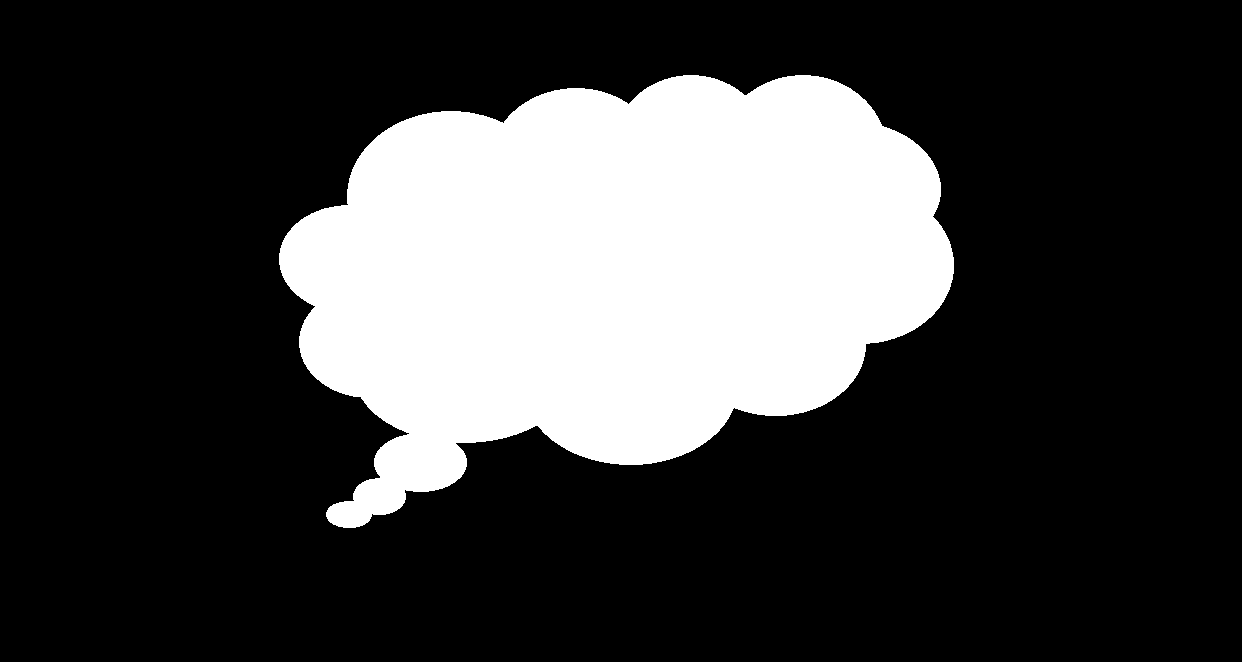
#> input picture images/shape_features.png, 1242 x 662 px
$ python contours_functionality.py
#> lines starting #> are read from the running program, lines starting #| are printed output that depends on the picture; after the words box and inside, x2 and y2 are one past the last pixel; in counts of white or black regions, pixels touching at a corner belong together
"""
OpenCV functionality related to contours
"""

# Import required packages:
import numpy as np
import cv2
from matplotlib import pyplot as plt


def extreme_points_2(contour):
    """Returns extreme points of the contour"""

    extreme_left = tuple(contour[contour[:, :, 0].argmin()][0])
    extreme_right = tuple(contour[contour[:, :, 0].argmax()][0])
    extreme_top = tuple(contour[contour[:, :, 1].argmin()][0])
    extreme_bottom = tuple(contour[contour[:, :, 1].argmax()][0])

    return extreme_left, extreme_right, extreme_top, extreme_bottom


def extreme_points(contour):
    """Returns extreme points of the contour"""

    index_min_x = contour[:, :, 0].argmin()
    index_min_y = contour[:, :, 1].argmin()
    index_max_x = contour[:, :, 0].argmax()
    index_max_y = contour[:, :, 1].argmax()

    extreme_left = tuple(contour[index_min_x][0])
    extreme_right = tuple(contour[index_max_x][0])
    extreme_top = tuple(contour[index_min_y][0])
    extreme_bottom = tuple(contour[index_max_y][0])

    return extreme_left, extreme_right, extreme_top, extreme_bottom


def array_to_tuple(arr):
    """Converts array to tuple"""

    return tuple(arr.reshape(1, -1)[0])


def draw_contour_points(img, cnts, color):
    """Draw all points from a list of contours"""

    for cnt in cnts:
        # print(cnt.shape)
        squeeze = np.squeeze(cnt)
        # print(squeeze.shape)

        for p in squeeze:
            pp = array_to_tuple(p)
            cv2.circle(img, pp, 10, color, -1)

    return img


def draw_contour_outline(img, cnts, color, thickness=1):
    """ Draws contours outlines of each contour """

    for cnt in cnts:
        cv2.drawContours(img, [cnt], 0, color, thickness)


def show_img_with_matplotlib(color_img, title, pos):
    """Shows an image using matplotlib capabilities"""

    # Convert BGR image to RGB
    img_RGB = color_img[:, :, ::-1]

    ax = plt.subplot(3, 2, pos)
    plt.imshow(img_RGB)
    plt.title(title)
    plt.axis('off')


# Create the dimensions of the figure and set title:
fig = plt.figure(figsize=(13, 9))
plt.suptitle("Functionality related to contours", fontsize=14, fontweight='bold')
fig.patch.set_facecolor('silver')

# Load the image and convert it to grayscale:
image = cv2.imread("../images/shape_features.png")
#> image is the input picture: shape (662, 1242, 3); 24.8% white; 1 white region, box (x1, y1, x2, y2) and area: (279, 75, 954, 528) 203750
gray_image = cv2.cvtColor(image, cv2.COLOR_BGR2GRAY)
#> gray_image: shape (662, 1242); 24.8% white; 1 white region

# Apply cv2.threshold() to get a binary image:
ret, thresh = cv2.threshold(gray_image, 50, 255, cv2.THRESH_BINARY)

# Find contours using the thresholded image:
# Note: cv2.findContours() has been changed to return only the contours and the hierarchy
contours, hierarchy = cv2.findContours(thresh, cv2.RETR_EXTERNAL, cv2.CHAIN_APPROX_NONE)
#> contours = 1 contour; box (x1, y1, x2, y2) and area: (279, 75, 954, 528) 202785

# Show the number of detected contours:
print("detected contours: '{}' ".format(len(contours)))
#| detected contours: '1'

# Create copy of the original image to perform the visualization of each operation:
boundingRect_image = image.copy()
minAreaRect_image = image.copy()
fitEllipse_image = image.copy()
minEnclosingCircle_image = image.copy()
approxPolyDP_image = image.copy()

# 1. cv2.boundingRect():
x, y, w, h = cv2.boundingRect(contours[0])
#> x = 279; y = 75; w = 675; h = 453
cv2.rectangle(boundingRect_image, (x, y), (x + w, y + h), (0, 255, 0), 5)
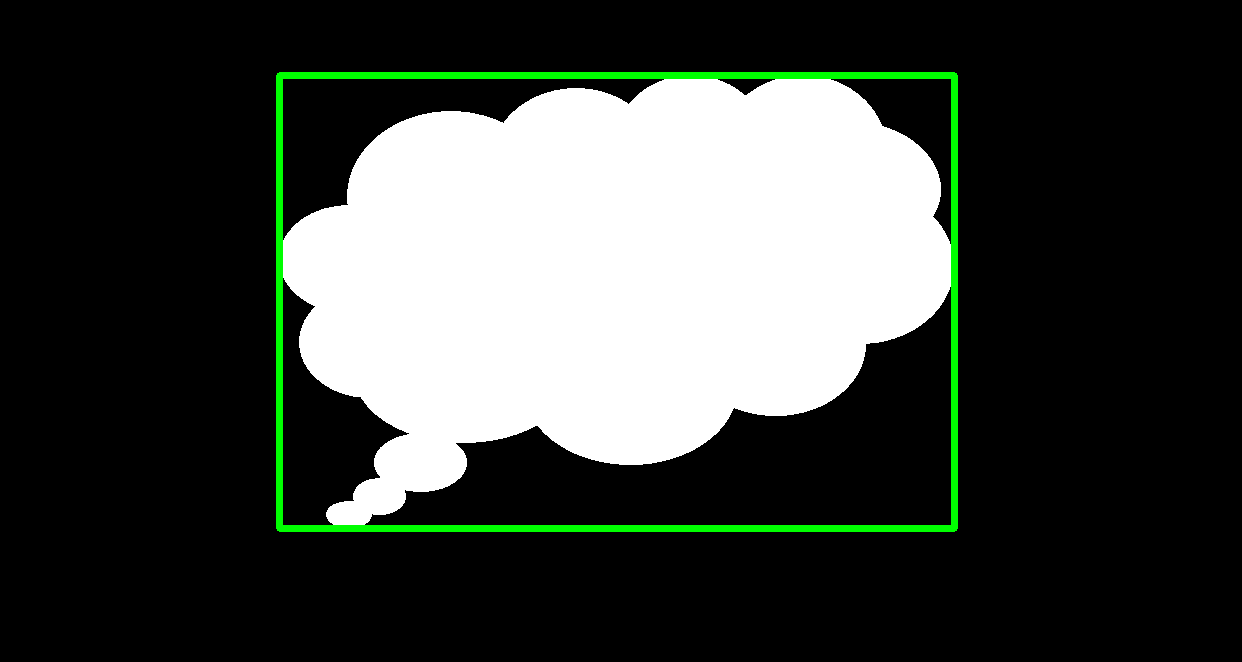
#> boundingRect_image: shape (662, 1242, 3); 1.92% of pixels changed, all inside (x1, y1, x2, y2) = (276, 72, 958, 532)

# 2. cv2.minAreaRect():
rotated_rect = cv2.minAreaRect(contours[0])
#> rotated_rect = ((616.3, 271.4), (670.6, 389.6), -12.17)
box = cv2.boxPoints(rotated_rect)
#> box = [[329.6, 532.5], [247.4, 151.7], [903, 10.26], [985.1, 391.1]]
box = np.int0(box)
#> box = [[329, 532], [247, 151], [902, 10], [985, 391]]
cv2.polylines(minAreaRect_image, [box], True, (0, 0, 255), 5)
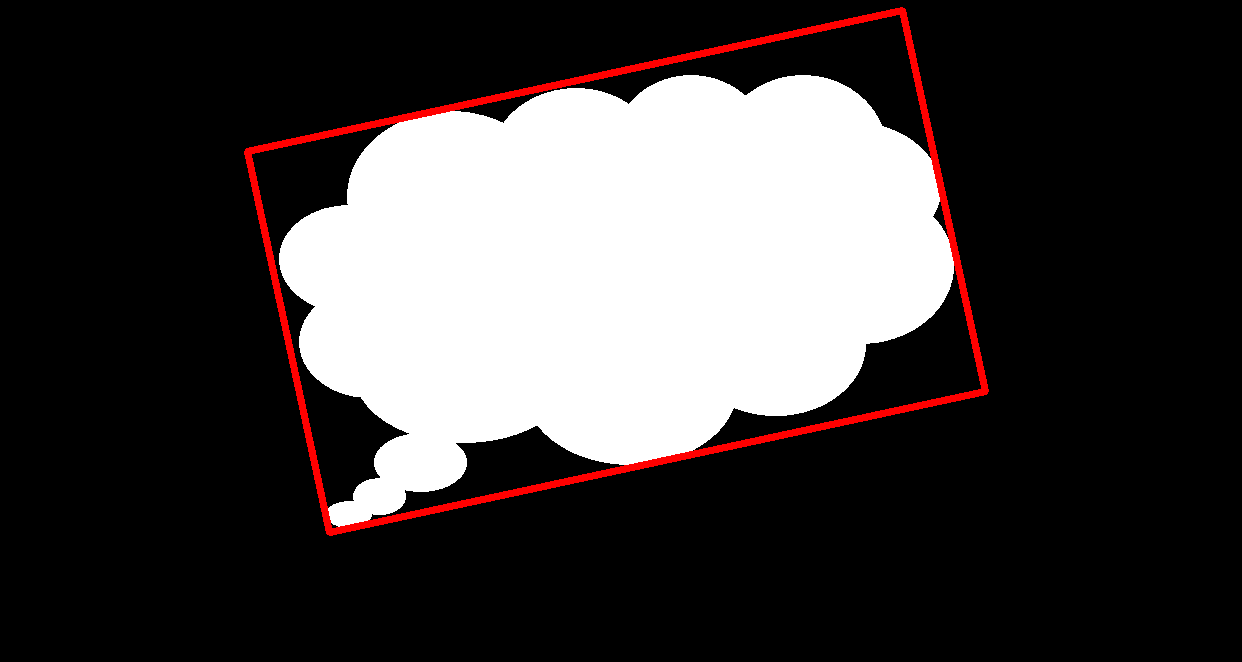
#> minAreaRect_image: shape (662, 1242, 3); 1.84% of pixels changed, all inside (x1, y1, x2, y2) = (244, 7, 989, 536)

# 3. cv2.minEnclosingCircle():
(x, y), radius = cv2.minEnclosingCircle(contours[0])
#> x = 622.5; y = 327.8; radius = 351.6
center = (int(x), int(y))
#> center = (622, 327)
radius = int(radius)
#> radius = 351
cv2.circle(minEnclosingCircle_image, center, radius, (255, 0, 0), 5)
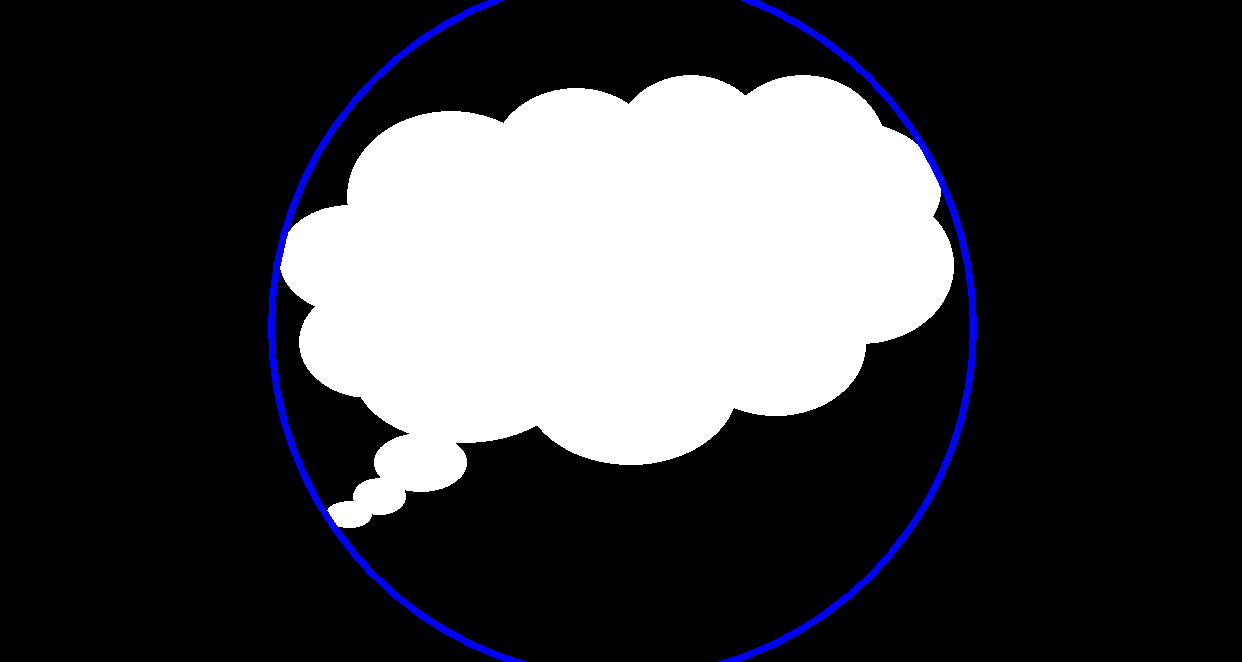
#> minEnclosingCircle_image: shape (662, 1242, 3); 1.46% of pixels changed, all inside (x1, y1, x2, y2) = (268, 0, 977, 662)

# 4. cv2.fitEllipse():
ellipse = cv2.fitEllipse(contours[0])
#> ellipse = ((601.7, 277.4), (390.6, 712.2), 75.32)
cv2.ellipse(fitEllipse_image, ellipse, (0, 255, 255), 5)
#> fitEllipse_image: shape (662, 1242, 3); 1.5% of pixels changed, all inside (x1, y1, x2, y2) = (251, 65, 953, 491)

# 5. cv2.approxPolyDP():
epsilon = 0.01 * cv2.arcLength(contours[0], True)
#> epsilon = 22.49
approx = cv2.approxPolyDP(contours[0], epsilon, True)
#> approx = contour of 14 points, box (x1, y1, x2, y2) (279, 75, 950, 521), area 195202
draw_contour_outline(approxPolyDP_image, [approx], (255, 255, 0), 5)
#> the loop in draw_contour_outline, `for cnt in cnts:` made 1 pass
draw_contour_points(approxPolyDP_image, [approx], (255, 0, 255))
#> the loop in draw_contour_points, `for cnt in cnts:` made 1 pass
#> after the loop in draw_contour_points, `for cnt in cnts:`:
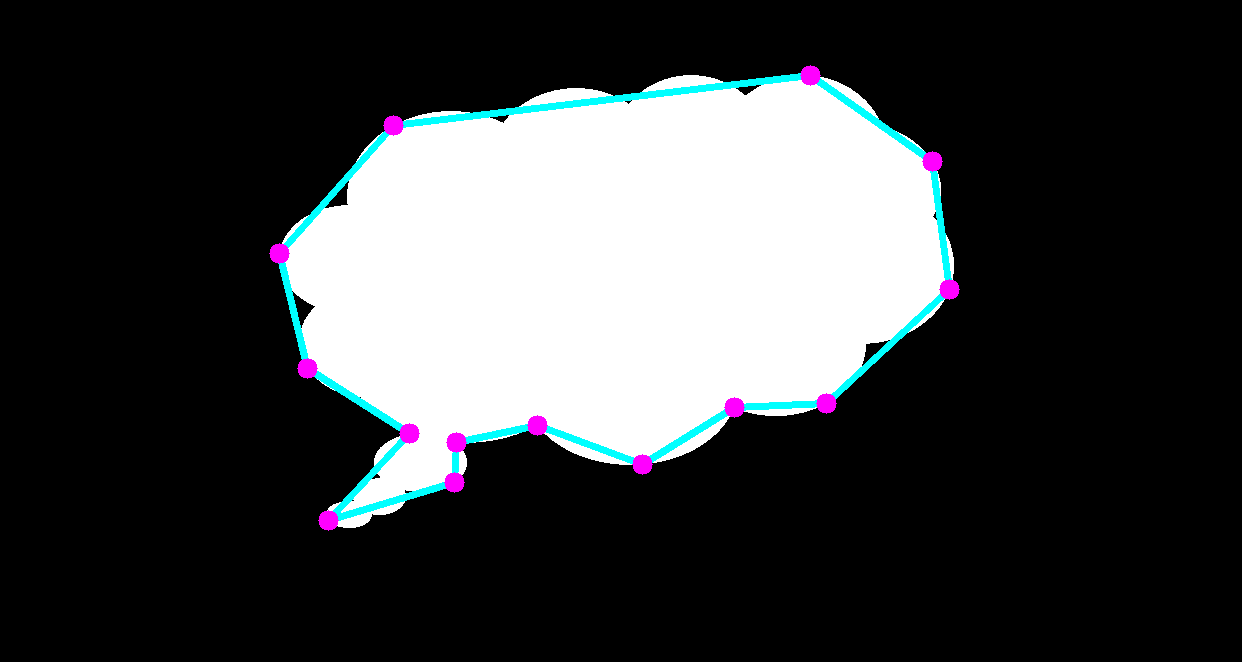
#> img: shape (662, 1242, 3); mean B, G, R 64.6, 63.2, 60.9

# 6. Detect extreme points of the contour:
left, right, top, bottom = extreme_points_2(contours[0])
#> in extreme_points_2, `extreme_left = tuple(contour[contour[:, :, 0].argmin()][0])`: extreme_left = (279, 253)
#> in extreme_points_2, `extreme_right = tuple(contour[contour[:, :, 0].argmax()][0])`: extreme_right = (953, 273)
#> in extreme_points_2, `extreme_top = tuple(contour[contour[:, :, 1].argmin()][0])`: extreme_top = (683, 75)
#> in extreme_points_2, `extreme_bottom = tuple(contour[contour[:, :, 1].argmax()][0])`: extreme_bottom = (343, 527)
#> left = (279, 253); right = (953, 273); top = (683, 75); bottom = (343, 527)
cv2.circle(image, left, 20, (255, 0, 0), -1)
cv2.circle(image, right, 20, (0, 255, 0), -1)
cv2.circle(image, top, 20, (0, 255, 255), -1)
cv2.circle(image, bottom, 20, (0, 0, 255), -1)
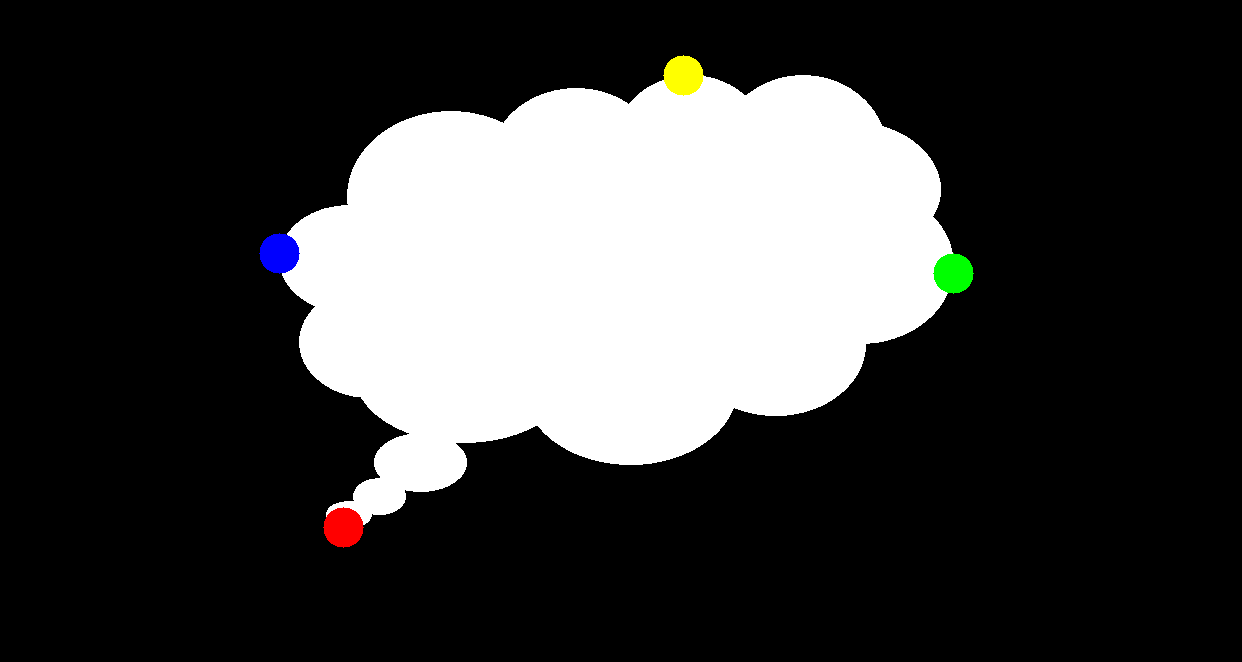
#> image: shape (662, 1242, 3); mean B, G, R 62.9, 63.3, 63.3

# Plot the image:
show_img_with_matplotlib(image, "image and extreme points", 1)
show_img_with_matplotlib(boundingRect_image, "cv2.boundingRect()", 2)
show_img_with_matplotlib(minAreaRect_image, "cv2.minAreaRect()", 3)
show_img_with_matplotlib(minEnclosingCircle_image, "cv2.minEnclosingCircle()", 4)
show_img_with_matplotlib(fitEllipse_image, "cv2.ellipse()", 5)
show_img_with_matplotlib(approxPolyDP_image, "cv2.approxPolyDP()", 6)

# Show the Figure:
plt.show()
